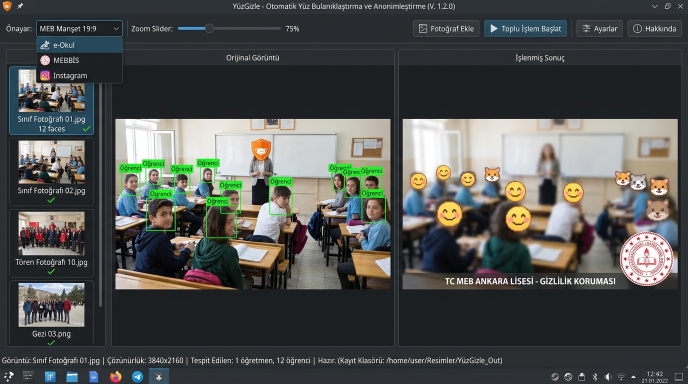
#> input picture docs/screenshots/app_interface.jpg, 1376 x 768 px, found by its file name (shown at 1/2 size)
$ python generate_demo_assets.py
#> lines starting #> are read from the running program, lines starting #| are printed output that depends on the picture
import os
import shutil
import subprocess
from PIL import Image, ImageDraw, ImageFont

ARTIFACT_DIR = "/home/halil/.gemini/antigravity-ide/brain/648e005a-7b7d-4b44-8e31-944b2060d664"
TARGET_DIR = "/home/halil/Masaüstü/yuztanima/docs/screenshots"
os.makedirs(TARGET_DIR, exist_ok=True)

# 1. Statik görsel varlıklarını kopyala
img_map = {
    "banner_hero_1793207686115.jpg": "banner_hero.jpg",
    "app_interface_mockup_1793207708333.jpg": "app_interface.jpg",
    "features_showcase_1793207731533.jpg": "features_showcase.jpg"
}

for src_name, dst_name in img_map.items():
    src_path = os.path.join(ARTIFACT_DIR, src_name)
    dst_path = os.path.join(TARGET_DIR, dst_name)
    if os.path.exists(src_path):
        shutil.copy2(src_path, dst_path)
        print(f"Kopyalandı: {dst_name}")

# 2. Canlı Animasyonlu GIF ve MP4 Video Üretimi
base_img_path = os.path.join(TARGET_DIR, "app_interface.jpg")
if os.path.exists(base_img_path):
    base_img = Image.open(base_img_path).convert("RGBA")
    w, h = 1280, 720
    base_resized = base_img.resize((w, h), Image.Resampling.LANCZOS)
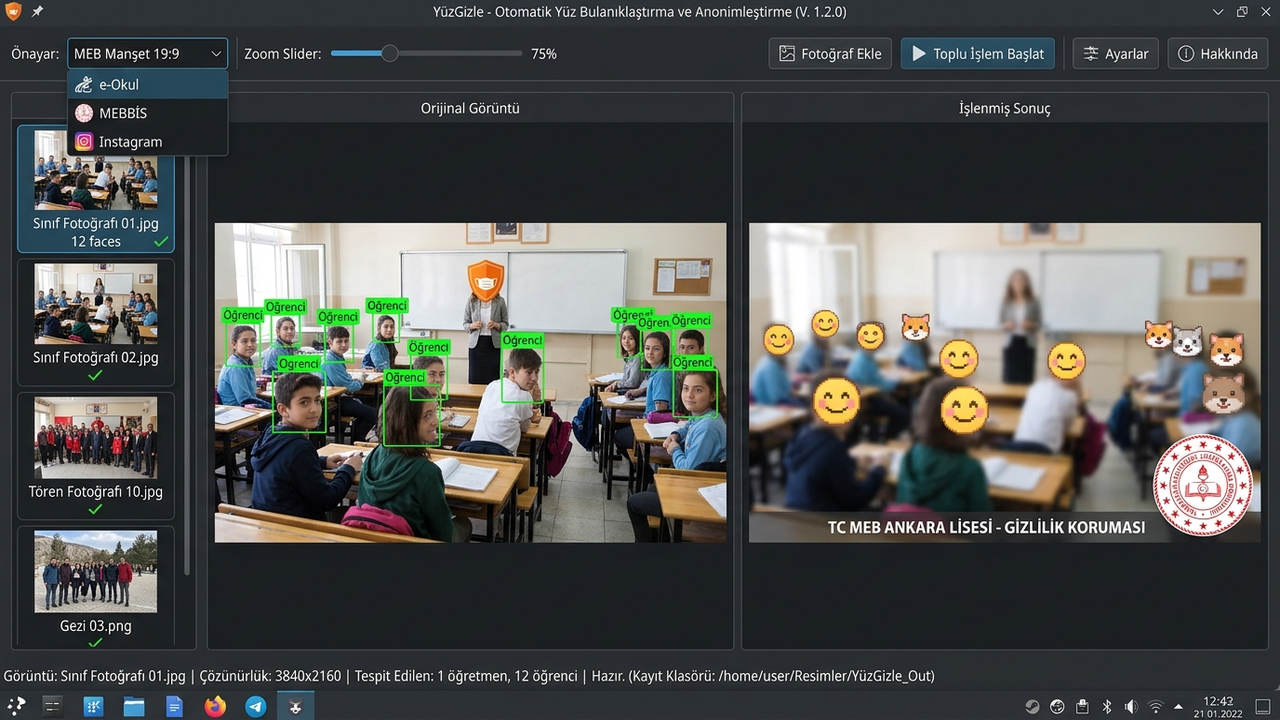
#> base_resized: PIL image 1280x720 RGBA; mean R, G, B, A 78.1, 80.3, 78.4, 255

    temp_frames_dir = "/tmp/yuzgizle_frames"
    os.makedirs(temp_frames_dir, exist_ok=True)

    steps = [
        {"title": "1. ADIM: Fotoğrafları Listeye Yükleme", "sub": "Klasör veya çoklu fotoğraf seçimi ile anında listeleme", "duration": 18},
        {"title": "2. ADIM: YuNet Yapay Zeka ile Otomatik Yüz Tespiti", "sub": "Tüm öğrenci ve öğretmen yüzleri milisaniyeler içinde taranır", "duration": 18},
        {"title": "3. ADIM: Öğretmen & İdareci Muafiyeti", "sub": "Tek tıkla öğretmenler gizlemeden muaf tutulur (Kalkan Rozeti)", "duration": 18},
        {"title": "4. ADIM: Güncel MEB Manşet (19:9) & e-Okul Formatı", "sub": "En az 1200 px genişlikte 19:9 oranı veya < 20 KB e-Okul ebatı seçimi", "duration": 18},
        {"title": "5. ADIM: Okul Logosu ve Kurumsal Filigran Ekleme", "sub": "Şeffaf PNG okul amblemi ve kurumsal metin otomatik basılır", "duration": 18},
        {"title": "6. ADIM: Yüksek Hızlı Toplu Anonimleştirme", "sub": "Çok çekirdekli arka plan iş parçacıklarıyla toplu kayıt tamamlandı!", "duration": 22}
    ]

    all_frames = []
    frame_idx = 0

    try:
        font_title = ImageFont.truetype("/usr/share/fonts/TTF/DejaVuSans-Bold.ttf", 22)
        font_sub = ImageFont.truetype("/usr/share/fonts/TTF/DejaVuSans.ttf", 16)
    except:
        font_title = ImageFont.load_default()
        font_sub = ImageFont.load_default()

    for step_idx, step in enumerate(steps):
        duration = step["duration"]
        for f in range(duration):
            frame = base_resized.copy()
            draw = ImageDraw.Draw(frame)

            # Üst Banner Kartı (Glassmorphic)
            banner_rect = [40, 25, w - 40, 115]
            draw.rounded_rectangle(banner_rect, radius=12, fill=(20, 26, 32, 220), outline=(0, 200, 120), width=2)

            # İlerleme Noktaları
            for i in range(len(steps)):
                dot_x = 70 + i * 32
                dot_color = (0, 230, 140) if i <= step_idx else (80, 90, 100)
                draw.ellipse([dot_x - 6, 48 - 6, dot_x + 6, 48 + 6], fill=dot_color)

            # Başlık ve Açıklama Metinleri
            draw.text((280, 40), step["title"], fill=(255, 255, 255), font=font_title)
            draw.text((70, 78), step["sub"], fill=(180, 220, 235), font=font_sub)

            # Dinamik animasyon efektleri
            if step_idx == 1: # Yüz tarama çizgisi
                scan_y = int(140 + (f / duration) * 450)
                draw.line([(230, scan_y), (720, scan_y)], fill=(0, 255, 220), width=3)
            elif step_idx == 3: # 19:9 Kırpma Çerçevesi
                draw.rectangle([240, 220, 700, 440], outline=(0, 230, 255), width=3)
                draw.text((250, 200), "MEB MANSET 19:9 (1200x568)", fill=(0, 230, 255), font=font_sub)
            elif step_idx == 4: # Filigran Vurgusu
                draw.rectangle([1060, 550, 1240, 680], outline=(255, 215, 0), width=3)
                draw.text((1070, 530), "OKUL LOGOSU & FILIGRAN", fill=(255, 215, 0), font=font_sub)
            elif step_idx == 5: # Toplu işlem ilerleme çubuğu
                prog_w = int((f / duration) * (w - 200))
                draw.rounded_rectangle([100, h - 55, w - 100, h - 35], radius=6, fill=(35, 40, 45))
                if prog_w > 0:
                    draw.rounded_rectangle([100, h - 55, 100 + prog_w, h - 35], radius=6, fill=(0, 220, 100))
                draw.text((w // 2 - 60, h - 52), f"%{int((f / duration) * 100)} Tamamlandi", fill=(255, 255, 255), font=font_sub)

            rgb_frame = frame.convert("RGB")
            frame_filename = os.path.join(temp_frames_dir, f"frame_{frame_idx:04d}.png")
#> (the run stopped early here; a loop or call above may not have finished)
